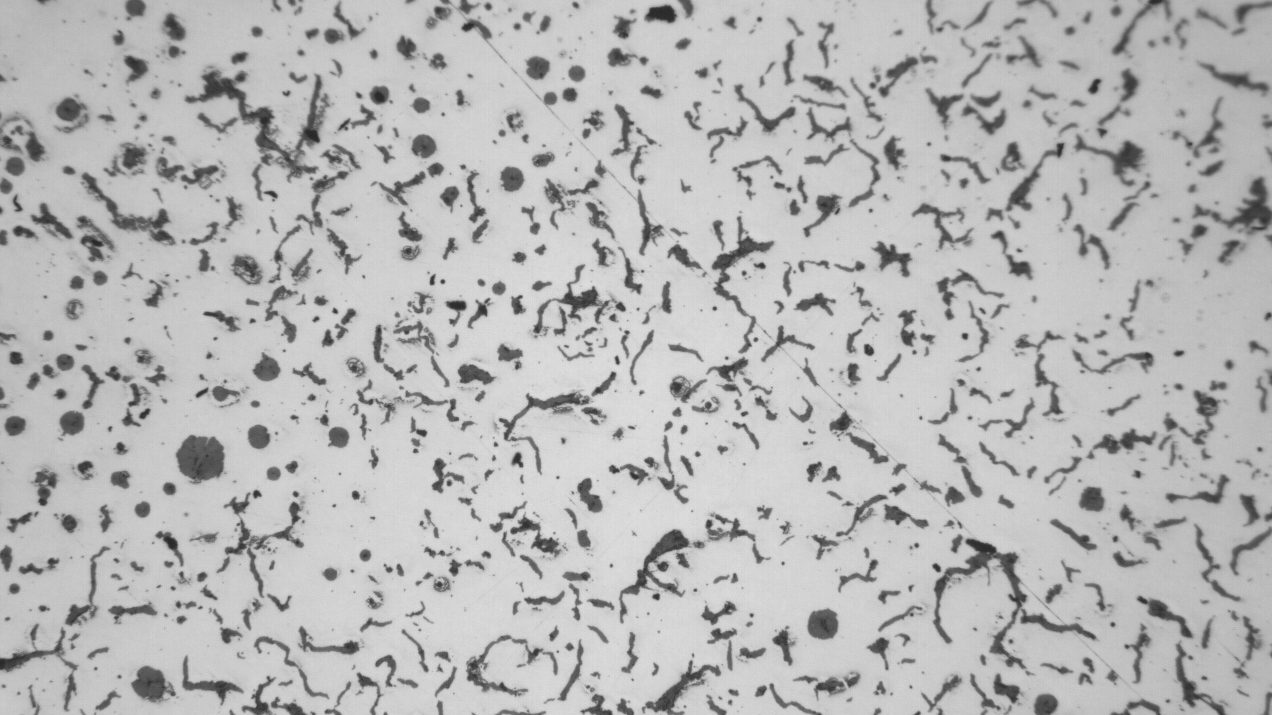
%> input picture Digital microstructures & Data Analytics/Part3/m1.jpg, 1272 x 715 px
$ octave pt3q1.m   (GNU Octave 9; MATLAB toolbox functions it lacks are replaced by stand-ins)
%> lines starting %> are read from the running program, lines starting %| are printed output that depends on the picture
%reading the microstructure image
RGB = imread('m1.jpg');
%> RGB is the input picture: size 715x1272x3 uint8; min 35, max 231, mean 182.9

%converting RGB image to grayscale image
I = rgb2gray(RGB);
figure(1)
imshow(I)
title('Original grayscale microstructure')

%taking I as an array containing data for n samples and d features
s = size(I);
%> s = [715 1272]
n = s(1); d = s(2);
%> after `n = s(1)`: n = 715
%> after `d = s(2)`: d = 1272

%standardising/normalizing the data
I = double(I);
%> I: size 715x1272 double
mu1 = mean(I,1); %calculating mean for each feature
%> mu1 = 1272 values, max 203.2 at index 492, min 162.2 at index 1252, mean 182.9
mu = repmat(mu1,n,1);
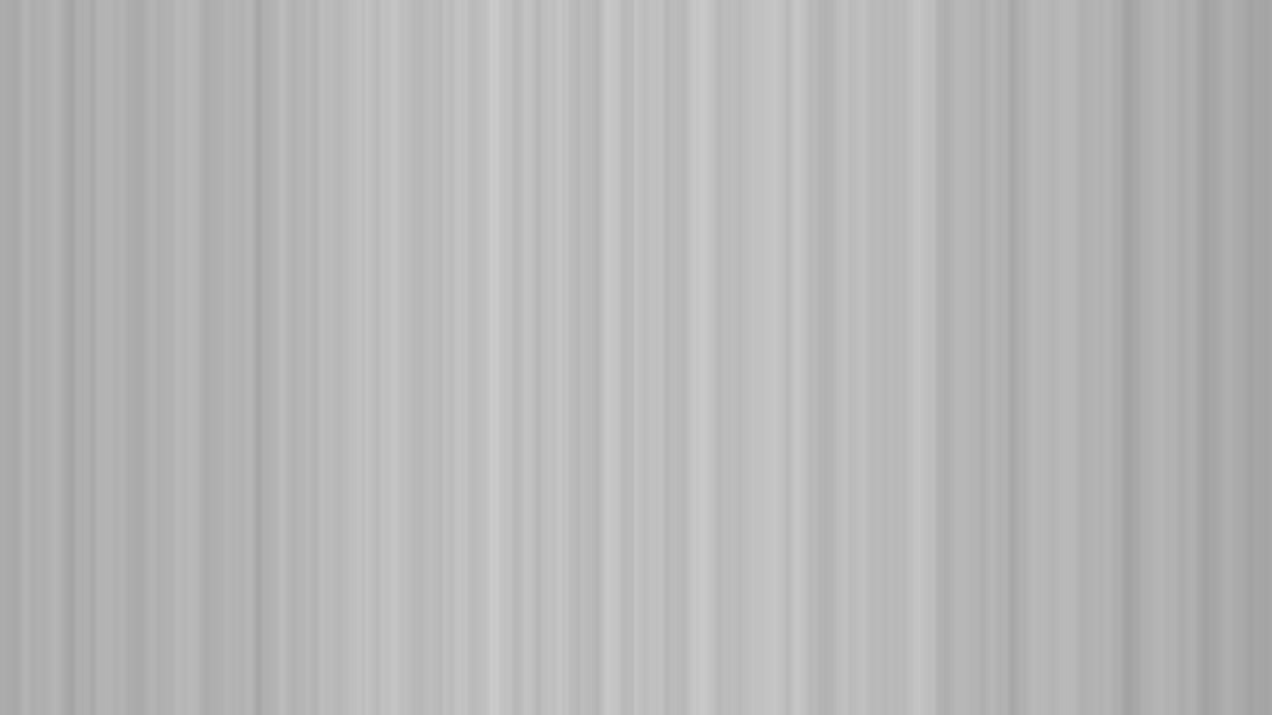
%> mu: size 715x1272 double; min 162.2, max 203.2, mean 182.9
I_norm = (I-mu); %normalized I matrix
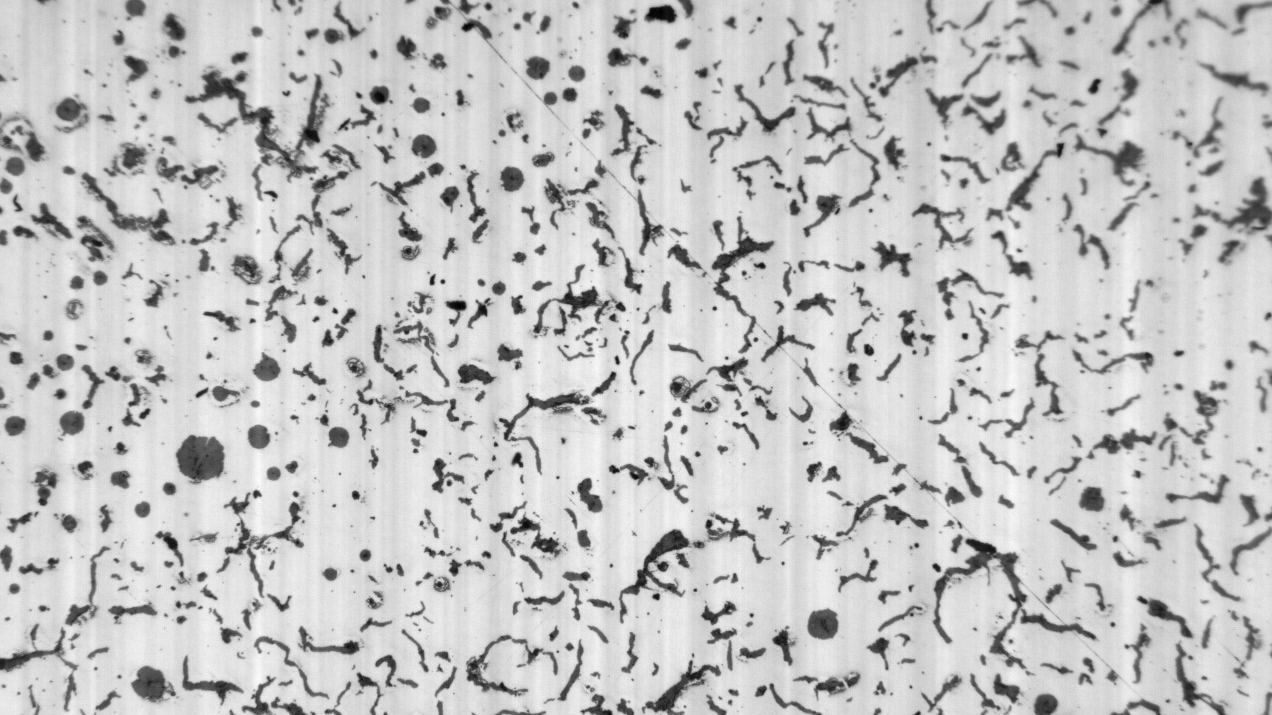
%> I_norm: size 715x1272 double; min -154, max 45.82, mean 0; drawn with min black and max white

%performing single value decomposition on I_norm
[U,S,V] = svd(I_norm);

%determining the cumulative variance
S_diag = diag(S);
%> S_diag = 715 values, max 7005.8 at index 1, min 5.5e-12 at index 715, mean 564.4
cv1 = zeros(1,length(S_diag));
for i = 1:length(S_diag)
    x = S_diag(1:i);
    cv1(i) = sum(x.^2);
end
%> this loop made 715 passes
%> x on passes 1 to 3: 7005.8, [7005.8; 6791.3], [7005.8; 6791.3; 6578.2]
%> after the loop, cv1 = 715 values from 49081066.8 to 1.15e+09
cv1 = cv1/sum(S_diag.^2);
%> cv1 = 715 values from 0.0428 to 1
cv = cv1*100;
%> cv = 715 values from 4.28 to 100

%plotting the Scree plot
noc = 1:length(S_diag);
%> noc = 715 values from 1 to 715
figure(2)
plot(noc,cv,'LineWidth',1.5)
xlabel('Number of principal components', 'FontSize', 24, 'FontName', 'Times New Roman')
ylabel('Cumulative variance %', 'FontSize', 24, 'FontName', 'Times New Roman')
title('Scree plot', 'FontSize', 28, 'FontName', 'Times New Roman')
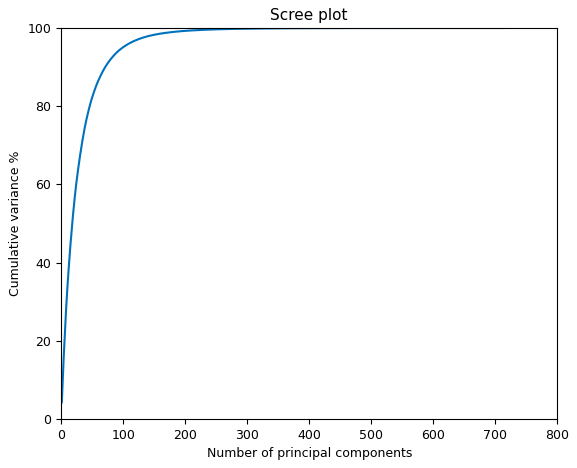
%> figure redrawn from the program's plot data; curve peaks at x = 714, y = 100

%reconstructing the image for 10, 25, 50, 75 & 110 principal components
pc = [10,25,50,75,110];
for k = 1:length(pc)
    i = pc(k);
    Ui = U(:,1:i);
    Si = S(1:i,1:i);
    Vi = V(:,1:i);
    X = Ui*Si*Vi';
    X = X + mu;
    figure(2+k)
    imshow(X,[])
    title(string(i))
end
%> this loop made 5 passes
%> pass 1, `imshow(X,[])`:
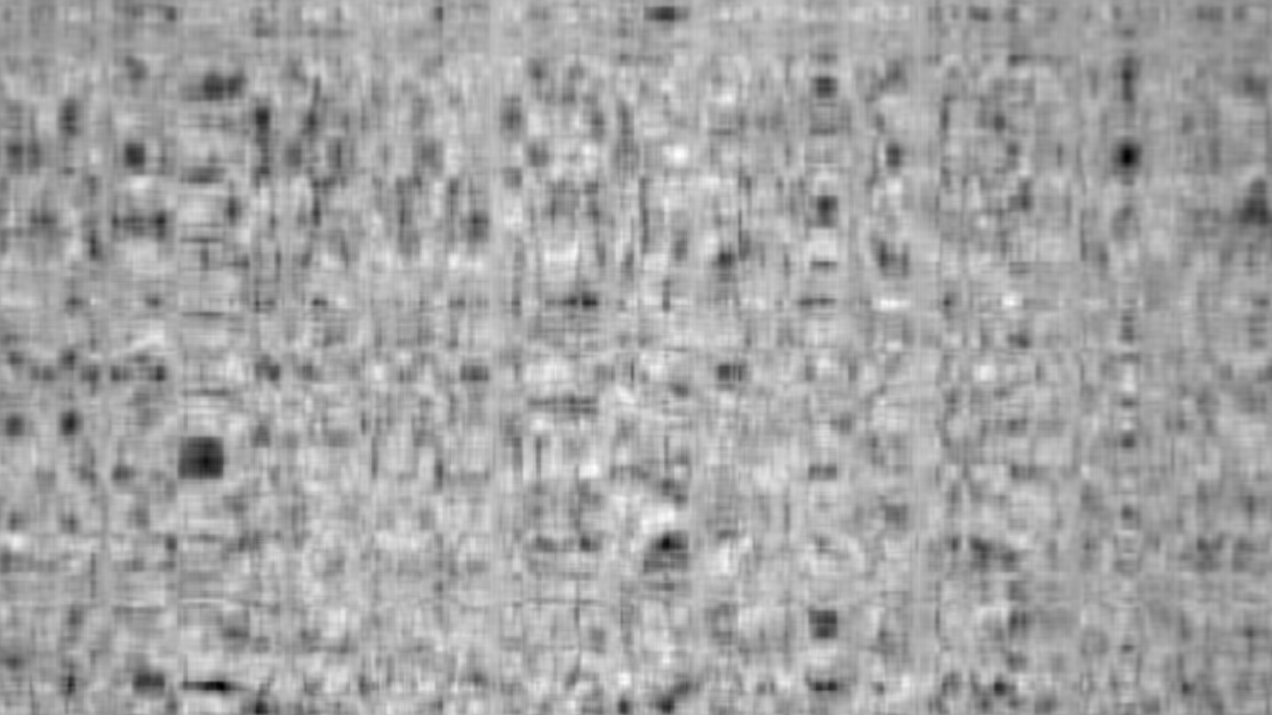
%> displayed picture: size 715x1272, on the screen's scale of 0 to 255; min 0, max 255, mean 163.9
%> pass 2, `imshow(X,[])`:
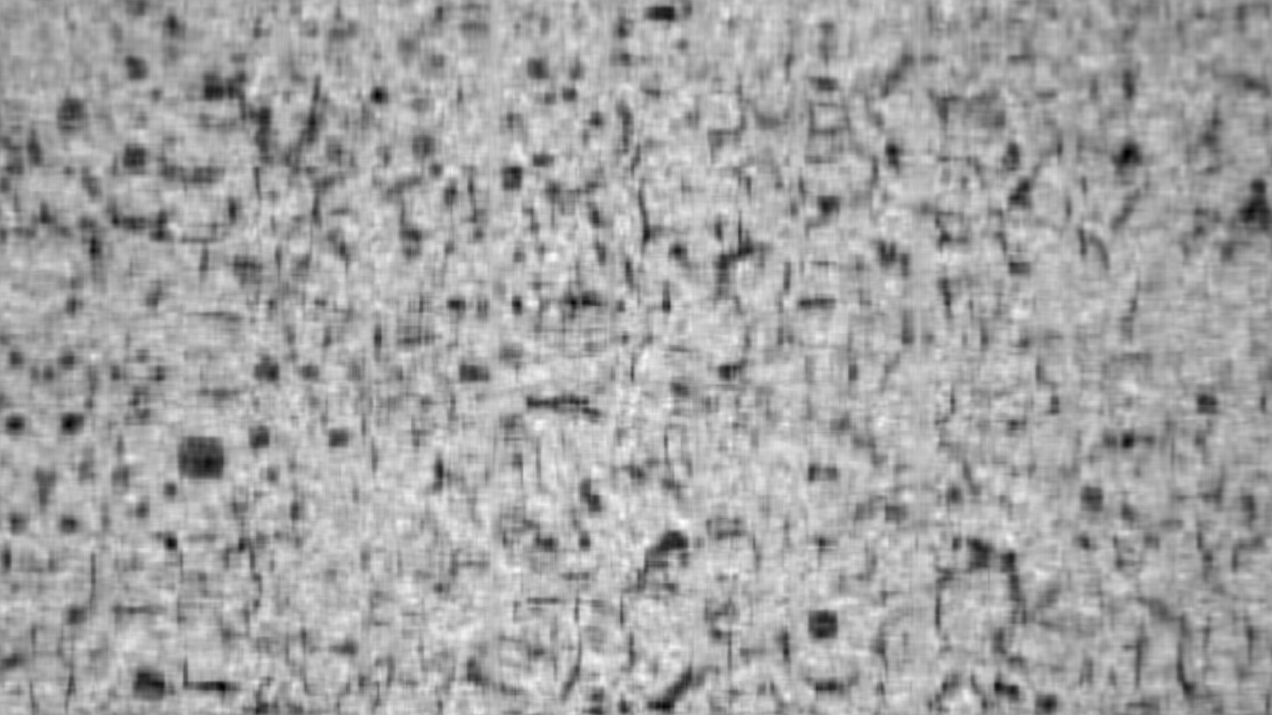
%> displayed picture: size 715x1272, on the screen's scale of 0 to 255; min 0, max 255, mean 163.3
